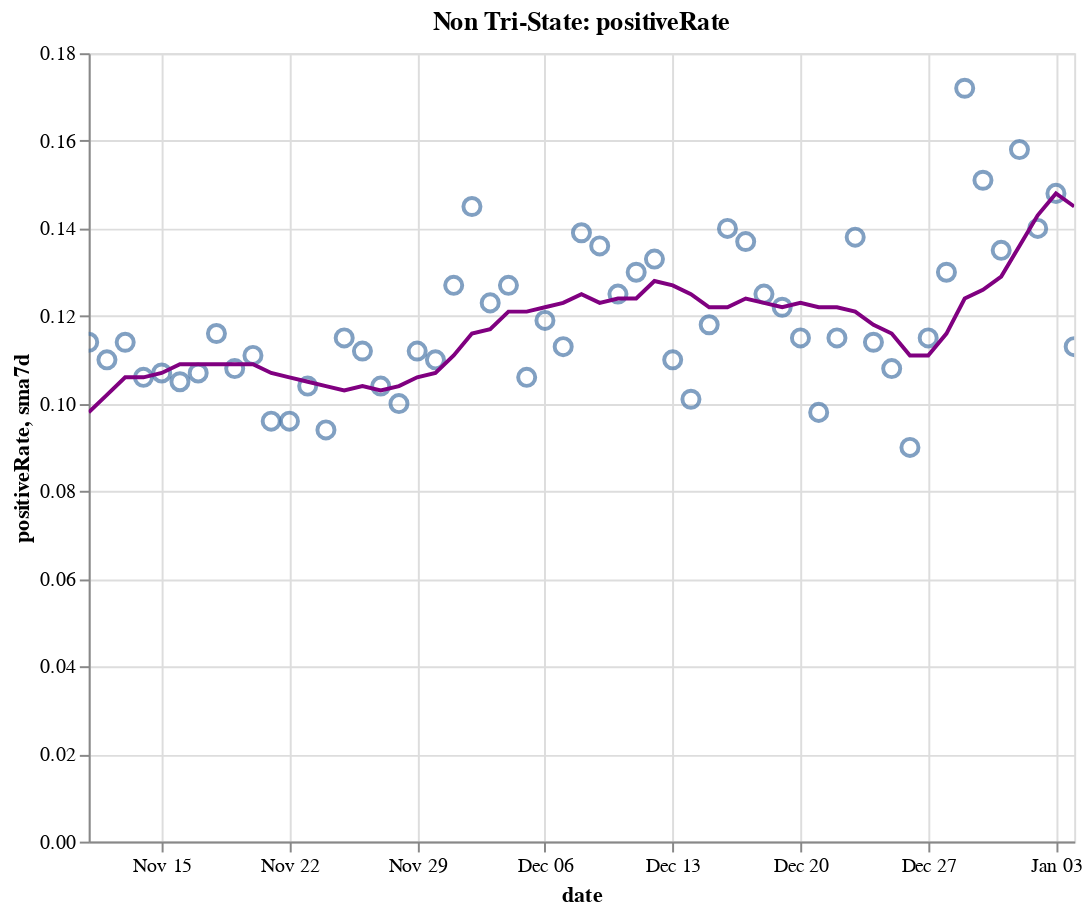

This figure's notebook cell:
### Code cell
create_plot(non_tristate, 'positiveRate')

### Figure 1 — Vega-Lite specification as saved in the notebook (floating-point values rounded to 4 significant figures)
{"config": {"view": {"continuousWidth": 400, "continuousHeight": 300}}, "layer": [{"layer": [{"mark": {"type": "point", "size": 75}, "encoding": {"tooltip": [{"type": "temporal", "field": "date"}, {"type": "quantitative", "field": "positiveRate"}, {"type": "quantitative", "field": "sma7d"}], "x": {"type": "temporal", "field": "date"}, "y": {"type": "quantitative", "field": "positiveRate"}}, "selection": {"selector016": {"type": "interval", "bind": "scales", "encodings": ["x", "y"]}}}, {"mark": {"type": "line", "color": "purple"}, "encoding": {"x": {"type": "temporal", "field": "date"}, "y": {"type": "quantitative", "field": "sma7d"}}}]}, {"mark": {"type": "rule", "color": "#aaa"}, "encoding": {"x": {"type": "temporal", "field": "date"}}, "transform": [{"filter": {"selection": "selector015"}}]}, {"mark": "circle", "encoding": {"opacity": {"condition": {"value": 1, "selection": "selector015"}, "value": 0}, "tooltip": [{"type": "temporal", "field": "date"}, {"type": "quantitative", "field": "positiveRate"}, {"type": "quantitative", "field": "sma7d"}], "x": {"type": "temporal", "field": "date"}, "y": {"type": "quantitative", "field": "positiveRate"}}, "selection": {"selector015": {"type": "single", "encodings": ["x"], "on": "mouseover", "nearest": true, "empty": "none"}}}, {"mark": {"type": "text", "align": "left", "dx": 5, "dy": -5, "stroke": "white", "strokeWidth": 2}, "encoding": {"text": {"type": "quantitative", "field": "positiveRate"}, "tooltip": [{"type": "temporal", "field": "date"}, {"type": "quantitative", "field": "positiveRate"}, {"type": "quantitative", "field": "sma7d"}], "x": {"type": "temporal", "field": "date"}, "y": {"type": "quantitative", "field": "positiveRate"}}, "transform": [{"filter": {"selection": "selector015"}}]}, {"mark": {"type": "text", "align": "left", "dx": 5, "dy": -5}, "encoding": {"text": {"type": "quantitative", "field": "positiveRate"}, "tooltip": [{"type": "temporal", "field": "date"}, {"type": "quantitative", "field": "positiveRate"}, {"type": "quantitative", "field": "sma7d"}], "x": {"type": "temporal", "field": "date"}, "y": {"type": "quantitative", "field": "positiveRate"}}, "transform": [{"filter": {"selection": "selector015"}}]}], "data": {"name": "data-7a591048c9caa336ada5bb6c45d37663"}, "height": 400, "title": "Non Tri-State: positiveRate", "width": 500, "$schema": "https://vega.github.io/schema/vega-lite/v4.8.1.json", "datasets": {"data-7a591048c9caa336ada5bb6c45d37663": [{"date": "2020-11-11T00:00:00", "totalTestResultsIncrease": 1217000.0, "positiveIncrease": 138500.0, "death": 186400.0, "deathIncrease": 1534.0, "positiveRate": 0.114, "state": "Non Tri-State", "sma7d": 0.098}, {"date": "2020-11-12T00:00:00", "totalTestResultsIncrease": 1342000.0, "positiveIncrease": 147100.0, "death": 187500.0, "deathIncrease": 1053.0, "positiveRate": 0.11, "state": "Non Tri-State", "sma7d": 0.102}, {"date": "2020-11-13T00:00:00", "totalTestResultsIncrease": 1413000.0, "positiveIncrease": 161700.0, "death": 188700.0, "deathIncrease": 1242.0, "positiveRate": 0.114, "state": "Non Tri-State", "sma7d": 0.106}, {"date": "2020-11-14T00:00:00", "totalTestResultsIncrease": 1478000.0, "positiveIncrease": 156800.0, "death": 190000.0, "deathIncrease": 1302.0, "positiveRate": 0.106, "state": "Non Tri-State", "sma7d": 0.106}, {"date": "2020-11-15T00:00:00", "totalTestResultsIncrease": 1291000.0, "positiveIncrease": 138000.0, "death": 190700.0, "deathIncrease": 660.0, "positiveRate": 0.107, "state": "Non Tri-State", "sma7d": 0.107}, {"date": "2020-11-16T00:00:00", "totalTestResultsIncrease": 1316000.0, "positiveIncrease": 138800.0, "death": 191200.0, "deathIncrease": 547.0, "positiveRate": 0.105, "state": "Non Tri-State", "sma7d": 0.109}, {"date": "2020-11-17T00:00:00", "totalTestResultsIncrease": 1376000.0, "positiveIncrease": 147700.0, "death": 192700.0, "deathIncrease": 1482.0, "positiveRate": 0.107, "state": "Non Tri-State", "sma7d": 0.109}, {"date": "2020-11-18T00:00:00", "totalTestResultsIncrease": 1338000.0, "positiveIncrease": 155700.0, "death": 194500.0, "deathIncrease": 1796.0, "positiveRate": 0.116, "state": "Non Tri-State", "sma7d": 0.109}, {"date": "2020-11-19T00:00:00", "totalTestResultsIncrease": 1612000.0, "positiveIncrease": 174700.0, "death": 196400.0, "deathIncrease": 1933.0, "positiveRate": 0.108, "state": "Non Tri-State", "sma7d": 0.109}, {"date": "2020-11-20T00:00:00", "totalTestResultsIncrease": 1661000.0, "positiveIncrease": 184700.0, "death": 198300.0, "deathIncrease": 1813.0, "positiveRate": 0.111, "state": "Non Tri-State", "sma7d": 0.109}, {"date": "2020-11-21T00:00:00", "totalTestResultsIncrease": 1789000.0, "positiveIncrease": 172200.0, "death": 199700.0, "deathIncrease": 1486.0, "positiveRate": 0.096, "state": "Non Tri-State", "sma7d": 0.107}, {"date": "2020-11-22T00:00:00", "totalTestResultsIncrease": 1502000.0, "positiveIncrease": 144000.0, "death": 200600.0, "deathIncrease": 871.0, "positiveRate": 0.096, "state": "Non Tri-State", "sma7d": 0.106}, {"date": "2020-11-23T00:00:00", "totalTestResultsIncrease": 1338000.0, "positiveIncrease": 139000.0, "death": 201400.0, "deathIncrease": 771.0, "positiveRate": 0.104, "state": "Non Tri-State", "sma7d": 0.105}, {"date": "2020-11-24T00:00:00", "totalTestResultsIncrease": 1654000.0, "positiveIncrease": 154700.0, "death": 203400.0, "deathIncrease": 1998.0, "positiveRate": 0.094, "state": "Non Tri-State", "sma7d": 0.104}, {"date": "2020-11-25T00:00:00", "totalTestResultsIncrease": 1518000.0, "positiveIncrease": 175000.0, "death": 205500.0, "deathIncrease": 2127.0, "positiveRate": 0.115, "state": "Non Tri-State", "sma7d": 0.103}, {"date": "2020-11-26T00:00:00", "totalTestResultsIncrease": 1044000.0, "positiveIncrease": 117300.0, "death": 206800.0, "deathIncrease": 1281.0, "positiveRate": 0.112, "state": "Non Tri-State", "sma7d": 0.104}, {"date": "2020-11-27T00:00:00", "totalTestResultsIncrease": 1737000.0, "positiveIncrease": 181500.0, "death": 208100.0, "deathIncrease": 1301.0, "positiveRate": 0.104, "state": "Non Tri-State", "sma7d": 0.103}, {"date": "2020-11-28T00:00:00", "totalTestResultsIncrease": 1413000.0, "positiveIncrease": 141300.0, "death": 209300.0, "deathIncrease": 1184.0, "positiveRate": 0.1, "state": "Non Tri-State", "sma7d": 0.104}, {"date": "2020-11-29T00:00:00", "totalTestResultsIncrease": 1124000.0, "positiveIncrease": 125700.0, "death": 210000.0, "deathIncrease": 752.0, "positiveRate": 0.112, "state": "Non Tri-State", "sma7d": 0.106}, {"date": "2020-11-30T00:00:00", "totalTestResultsIncrease": 1211000.0, "positiveIncrease": 133900.0, "death": 210900.0, "deathIncrease": 904.0, "positiveRate": 0.11, "state": "Non Tri-State", "sma7d": 0.107}, {"date": "2020-12-01T00:00:00", "totalTestResultsIncrease": 1295000.0, "positiveIncrease": 164900.0, "death": 213300.0, "deathIncrease": 2327.0, "positiveRate": 0.127, "state": "Non Tri-State", "sma7d": 0.111}, {"date": "2020-12-02T00:00:00", "totalTestResultsIncrease": 1279000.0, "positiveIncrease": 185200.0, "death": 215900.0, "deathIncrease": 2618.0, "positiveRate": 0.145, "state": "Non Tri-State", "sma7d": 0.116}, {"date": "2020-12-03T00:00:00", "totalTestResultsIncrease": 1580000.0, "positiveIncrease": 194200.0, "death": 218600.0, "deathIncrease": 2675.0, "positiveRate": 0.123, "state": "Non Tri-State", "sma7d": 0.117}, {"date": "2020-12-04T00:00:00", "totalTestResultsIncrease": 1659000.0, "positiveIncrease": 210700.0, "death": 221000.0, "deathIncrease": 2430.0, "positiveRate": 0.127, "state": "Non Tri-State", "sma7d": 0.121}, {"date": "2020-12-05T00:00:00", "totalTestResultsIncrease": 1896000.0, "positiveIncrease": 200600.0, "death": 223300.0, "deathIncrease": 2357.0, "positiveRate": 0.106, "state": "Non Tri-State", "sma7d": 0.121}, {"date": "2020-12-06T00:00:00", "totalTestResultsIncrease": 1388000.0, "positiveIncrease": 165500.0, "death": 224400.0, "deathIncrease": 1070.0, "positiveRate": 0.119, "state": "Non Tri-State", "sma7d": 0.122}, {"date": "2020-12-07T00:00:00", "totalTestResultsIncrease": 1439000.0, "positiveIncrease": 161900.0, "death": 225500.0, "deathIncrease": 1121.0, "positiveRate": 0.113, "state": "Non Tri-State", "sma7d": 0.123}, {"date": "2020-12-08T00:00:00", "totalTestResultsIncrease": 1423000.0, "positiveIncrease": 197900.0, "death": 228100.0, "deathIncrease": 2520.0, "positiveRate": 0.139, "state": "Non Tri-State", "sma7d": 0.125}, {"date": "2020-12-09T00:00:00", "totalTestResultsIncrease": 1447000.0, "positiveIncrease": 196900.0, "death": 231000.0, "deathIncrease": 2908.0, "positiveRate": 0.136, "state": "Non Tri-State", "sma7d": 0.123}, {"date": "2020-12-10T00:00:00", "totalTestResultsIncrease": 1607000.0, "positiveIncrease": 201200.0, "death": 233900.0, "deathIncrease": 2913.0, "positiveRate": 0.125, "state": "Non Tri-State", "sma7d": 0.124}, {"date": "2020-12-11T00:00:00", "totalTestResultsIncrease": 1674000.0, "positiveIncrease": 216800.0, "death": 236400.0, "deathIncrease": 2570.0, "positiveRate": 0.13, "state": "Non Tri-State", "sma7d": 0.124}, {"date": "2020-12-12T00:00:00", "totalTestResultsIncrease": 1562000.0, "positiveIncrease": 207100.0, "death": 238800.0, "deathIncrease": 2336.0, "positiveRate": 0.133, "state": "Non Tri-State", "sma7d": 0.128}, {"date": "2020-12-13T00:00:00", "totalTestResultsIncrease": 1553000.0, "positiveIncrease": 171500.0, "death": 240100.0, "deathIncrease": 1365.0, "positiveRate": 0.11, "state": "Non Tri-State", "sma7d": 0.127}, {"date": "2020-12-14T00:00:00", "totalTestResultsIncrease": 1691000.0, "positiveIncrease": 171400.0, "death": 241300.0, "deathIncrease": 1168.0, "positiveRate": 0.101, "state": "Non Tri-State", "sma7d": 0.125}, {"date": "2020-12-15T00:00:00", "totalTestResultsIncrease": 1479000.0, "positiveIncrease": 174000.0, "death": 244000.0, "deathIncrease": 2720.0, "positiveRate": 0.118, "state": "Non Tri-State", "sma7d": 0.122}, {"date": "2020-12-16T00:00:00", "totalTestResultsIncrease": 1524000.0, "positiveIncrease": 213700.0, "death": 247200.0, "deathIncrease": 3179.0, "positiveRate": 0.14, "state": "Non Tri-State", "sma7d": 0.122}, {"date": "2020-12-17T00:00:00", "totalTestResultsIncrease": 1630000.0, "positiveIncrease": 222700.0, "death": 250400.0, "deathIncrease": 3193.0, "positiveRate": 0.137, "state": "Non Tri-State", "sma7d": 0.124}, {"date": "2020-12-18T00:00:00", "totalTestResultsIncrease": 1763000.0, "positiveIncrease": 220000.0, "death": 253100.0, "deathIncrease": 2671.0, "positiveRate": 0.125, "state": "Non Tri-State", "sma7d": 0.123}, {"date": "2020-12-19T00:00:00", "totalTestResultsIncrease": 1544000.0, "positiveIncrease": 188700.0, "death": 255600.0, "deathIncrease": 2544.0, "positiveRate": 0.122, "state": "Non Tri-State", "sma7d": 0.122}, {"date": "2020-12-20T00:00:00", "totalTestResultsIncrease": 1580000.0, "positiveIncrease": 180900.0, "death": 257100.0, "deathIncrease": 1488.0, "positiveRate": 0.115, "state": "Non Tri-State", "sma7d": 0.123}, {"date": "2020-12-21T00:00:00", "totalTestResultsIncrease": 1640000.0, "positiveIncrease": 161400.0, "death": 258400.0, "deathIncrease": 1250.0, "positiveRate": 0.098, "state": "Non Tri-State", "sma7d": 0.122}, {"date": "2020-12-22T00:00:00", "totalTestResultsIncrease": 1514000.0, "positiveIncrease": 174100.0, "death": 261300.0, "deathIncrease": 2895.0, "positiveRate": 0.115, "state": "Non Tri-State", "sma7d": 0.122}, {"date": "2020-12-23T00:00:00", "totalTestResultsIncrease": 1468000.0, "positiveIncrease": 202400.0, "death": 264300.0, "deathIncrease": 3040.0, "positiveRate": 0.138, "state": "Non Tri-State", "sma7d": 0.121}, {"date": "2020-12-24T00:00:00", "totalTestResultsIncrease": 1614000.0, "positiveIncrease": 184300.0, "death": 267000.0, "deathIncrease": 2683.0, "positiveRate": 0.114, "state": "Non Tri-State", "sma7d": 0.118}, {"date": "2020-12-25T00:00:00", "totalTestResultsIncrease": 1002000.0, "positiveIncrease": 107900.0, "death": 268400.0, "deathIncrease": 1376.0, "positiveRate": 0.108, "state": "Non Tri-State", "sma7d": 0.116}, {"date": "2020-12-26T00:00:00", "totalTestResultsIncrease": 1932000.0, "positiveIncrease": 174700.0, "death": 269600.0, "deathIncrease": 1275.0, "positiveRate": 0.09, "state": "Non Tri-State", "sma7d": 0.111}, {"date": "2020-12-27T00:00:00", "totalTestResultsIncrease": 1251000.0, "positiveIncrease": 143300.0, "death": 270900.0, "deathIncrease": 1270.0, "positiveRate": 0.115, "state": "Non Tri-State", "sma7d": 0.111}, {"date": "2020-12-28T00:00:00", "totalTestResultsIncrease": 1084000.0, "positiveIncrease": 140600.0, "death": 272100.0, "deathIncrease": 1239.0, "positiveRate": 0.13, "state": "Non Tri-State", "sma7d": 0.116}, {"date": "2020-12-29T00:00:00", "totalTestResultsIncrease": 1042000.0, "positiveIncrease": 179300.0, "death": 275200.0, "deathIncrease": 3026.0, "positiveRate": 0.172, "state": "Non Tri-State", "sma7d": 0.124}, {"date": "2020-12-30T00:00:00", "totalTestResultsIncrease": 1363000.0, "positiveIncrease": 205900.0, "death": 278700.0, "deathIncrease": 3539.0, "positiveRate": 0.151, "state": "Non Tri-State", "sma7d": 0.126}, {"date": "2020-12-31T00:00:00", "totalTestResultsIncrease": 1472000.0, "positiveIncrease": 199100.0, "death": 281700.0, "deathIncrease": 3031.0, "positiveRate": 0.135, "state": "Non Tri-State", "sma7d": 0.129}, {"date": "2021-01-01T00:00:00", "totalTestResultsIncrease": 1000000.0, "positiveIncrease": 157900.0, "death": 284000.0, "deathIncrease": 2310.0, "positiveRate": 0.158, "state": "Non Tri-State", "sma7d": 0.136}, {"date": "2021-01-02T00:00:00", "totalTestResultsIncrease": 1807000.0, "positiveIncrease": 253700.0, "death": 286200.0, "deathIncrease": 2135.0, "positiveRate": 0.14, "state": "Non Tri-State", "sma7d": 0.143}, {"date": "2021-01-03T00:00:00", "totalTestResultsIncrease": 1298000.0, "positiveIncrease": 192700.0, "death": 287500.0, "deathIncrease": 1301.0, "positiveRate": 0.148, "state": "Non Tri-State", "sma7d": 0.148}, {"date": "2021-01-04T00:00:00", "totalTestResultsIncrease": 1416000.0, "positiveIncrease": 159700.0, "death": 288700.0, "deathIncrease": 1268.0, "positiveRate": 0.113, "state": "Non Tri-State", "sma7d": 0.145}]}}
